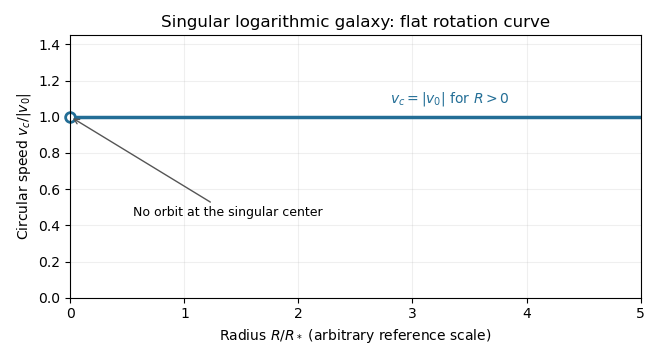

Generate this figure with Python:
"""Logarithmic-potential rotation curve. Python 3.14; NumPy 2.3.5, Matplotlib 3.10.7.
Writes only its PNG basename in the caller's cwd. Caller supplies MPLCONFIGDIR.
"""
from pathlib import Path
import matplotlib
matplotlib.use('Agg')
import matplotlib.pyplot as plt
import numpy as np

r = np.linspace(0.02, 5, 250)
fig, ax = plt.subplots(figsize=(6.6, 3.6), dpi=100, facecolor='white')
ax.plot(r, np.ones_like(r), lw=2.5, color='#236e96')
ax.plot(0, 1, 'o', ms=7, mfc='white', mec='#236e96', mew=2, clip_on=False)
ax.set(xlim=(0, 5), ylim=(0, 1.45), xlabel=r'Radius $R/R_*$ (arbitrary reference scale)', ylabel=r'Circular speed $v_c/|v_0|$', title='Singular logarithmic galaxy: flat rotation curve')
ax.text(2.8, 1.08, r'$v_c=|v_0|$ for $R>0$', color='#236e96')
ax.annotate('No orbit at the singular center', xy=(0, 1), xytext=(0.55, 0.45), arrowprops={'arrowstyle':'->', 'color':'#555'}, fontsize=9)
ax.grid(alpha=0.2)
fig.tight_layout()
fig.savefig(Path('paper-59-rotation-curve.png'), facecolor='white', transparent=False)
plt.close(fig)
